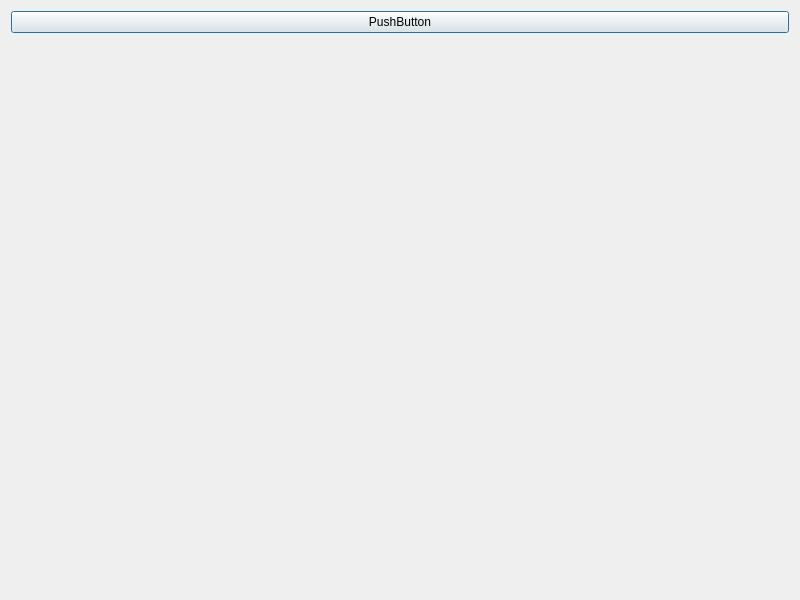
<?xml version="1.0" encoding="UTF-8"?>
<ui version="4.0">
 <class>Dialog</class>
 <widget class="QDialog" name="Dialog">
  <property name="geometry">
   <rect>
    <x>0</x>
    <y>0</y>
    <width>800</width>
    <height>600</height>
   </rect>
  </property>
  <property name="windowTitle">
   <string>Dialog</string>
  </property>
  <layout class="QVBoxLayout" name="verticalLayout_2">
   <item>
    <layout class="QVBoxLayout" name="verticalLayout">
     <item>
      <widget class="QPushButton" name="pushButton">
       <property name="text">
        <string>PushButton</string>
       </property>
      </widget>
     </item>
     <item>
      <widget class="QLabel" name="label">
       <property name="text">
        <string/>
       </property>
      </widget>
     </item>
    </layout>
   </item>
  </layout>
 </widget>
 <resources/>
 <connections/>
</ui>
